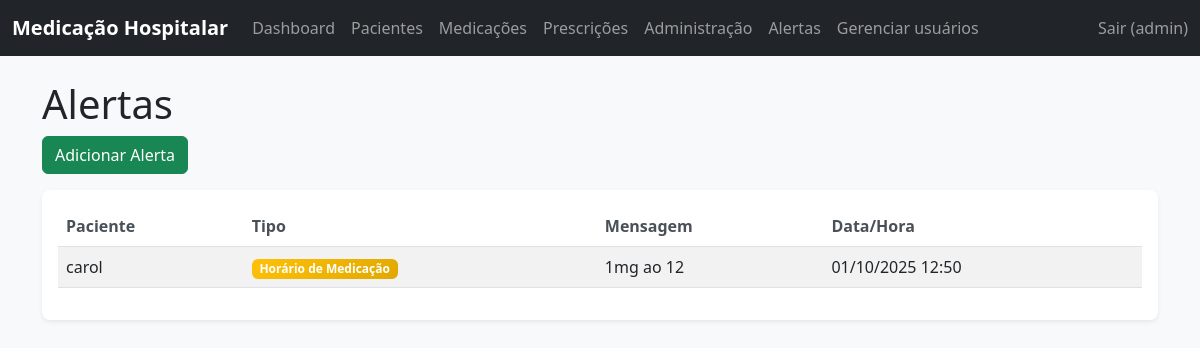
Before: /alertas/ (signed in) with the older database file.
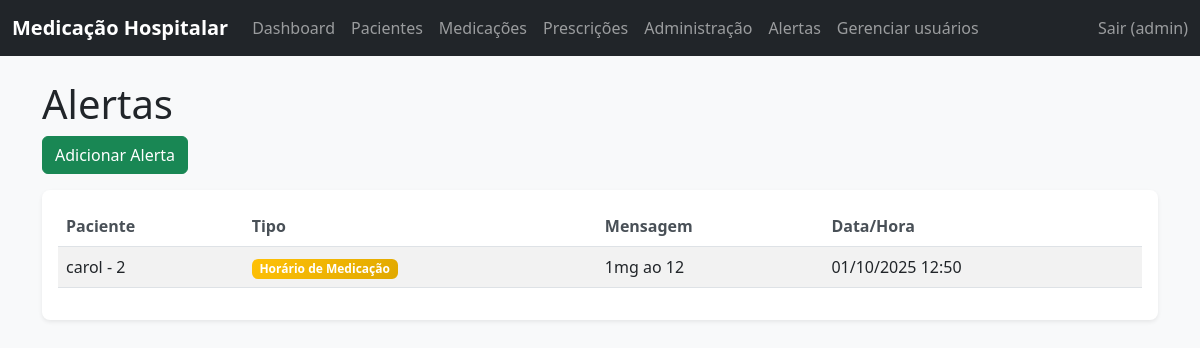
After: the same page with the newer database file.
### core/models.py (models this page shows, shortened)
class Alerta(models.Model):
    TIPO_ALERTA_CHOICES = [
        ('horario', 'Horário de Medicação'),
        ('interacao', 'Interação Medicamentosa'),
        ('outro', 'Outro'),
    ]
    paciente = models.ForeignKey(Paciente, on_delete=models.CASCADE)
    medicamento = models.CharField(max_length=255, blank=True, null=True) # Pode ser uma lista de medicamentos ou um único
    tipo_alerta = models.CharField(max_length=20, choices=TIPO_ALERTA_CHOICES)
    mensagem = models.TextField()
    data_hora = models.DateTimeField(auto_now_add=True)
    class Meta:
        verbose_name = "Alerta"
        verbose_name_plural = "Alertas"

class Paciente(models.Model):
    SEXO_CHOICES = [
        ('M', 'Masculino'),
        ('F', 'Feminino'),
        ('O', 'Outro'),
    ]
    nome = models.CharField(max_length=255)
    cpf = models.CharField(max_length=11, unique=True, blank=True, null=True)
    data_nascimento = models.DateField()
    sexo = models.CharField(max_length=1, choices=SEXO_CHOICES)
    prontuario = models.CharField(max_length=50, unique=True)
    telefone_contato = models.CharField(max_length=20, blank=True, null=True)
    alergias = models.TextField(blank=True, null=True)
    historico_clinico = models.TextField(blank=True, null=True)
    class Meta:
        verbose_name = "Paciente"
        verbose_name_plural = "Pacientes"

### core/views_frontend.py (the view)
# urls.py: path('alertas/', AlertaListView.as_view(), name='alertas'),
class AlertaListView(LoginRequiredMixin, ListView):
    model = Alerta
    template_name = 'core/alerta_list.html'
    context_object_name = 'alertas'

### templates/core/alerta_list.html (shortened to what this page needs)
{% extends 'base.html' %}
{% load static %}
{% block content %}
<div class="row">
    <div class="col-12">
        <h1>Alertas</h1>
        <a href="{% url 'alerta_add' %}" class="btn btn-success mb-3">Adicionar Alerta</a>
    </div>
</div>
<div class="row">
    <div class="col-12">
        <div class="card">
            <div class="card-body">
                {% if alertas %}
                    <div class="table-responsive">
                        <table class="table table-striped">
                            <thead>
                                <tr>
                                    <th>Paciente</th>
                                    <th>Tipo</th>
                                    <th>Mensagem</th>
                                    <th>Data/Hora</th>
                                </tr>
                            </thead>
                            <tbody>
                                {% for alerta in alertas %}
                                    <tr>
                                        <td>{{ alerta.paciente.nome }}</td>
                                        <td>
                                            <span class="badge bg-{% if alerta.tipo_alerta == 'horario' %}warning{% elif alerta.tipo_alerta == 'interacao' %}danger{% else %}info{% endif %}">
                                                {{ alerta.get_tipo_alerta_display }}
                                            </span>
                                        </td>
                                        <td>{{ alerta.mensagem }}</td>
                                        <td>{{ alerta.data_hora|date:"d/m/Y H:i" }}</td>
                                    </tr>
                                {% endfor %}
                            </tbody>
                        </table>
                    </div>
                {% else %}
                    <p class="text-muted">Nenhum alerta encontrado.</p>
                {% endif %}
            </div>
        </div>
    </div>
</div>
{% endblock %}

Changed rows visible on the page:
changed through a linked row, Alerta "1mg ao 12": paciente.nome "carol" → "carol - 2"
